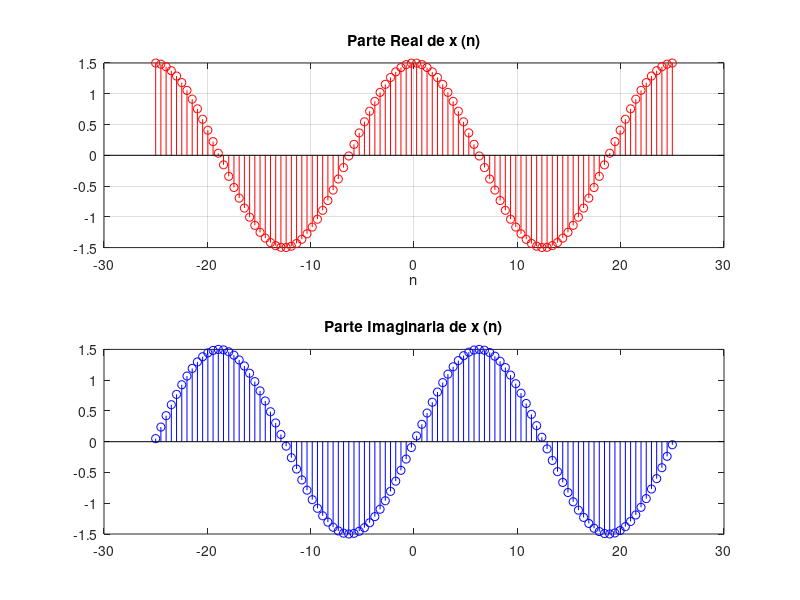

This chart was generated by the following MATLAB code:
n=linspace(-25,25,100)
A=1.5;

xn =A.*exp(1i*n/4);
subplot (211) ; 
stem(n,real(xn),'r');
grid on;
title ('Parte Real de x (n)') ;
xlabel(' n ') ;
subplot (212) ;
stem (n, imag(xn),'b'),
title('Parte Imaginaria de x (n)')